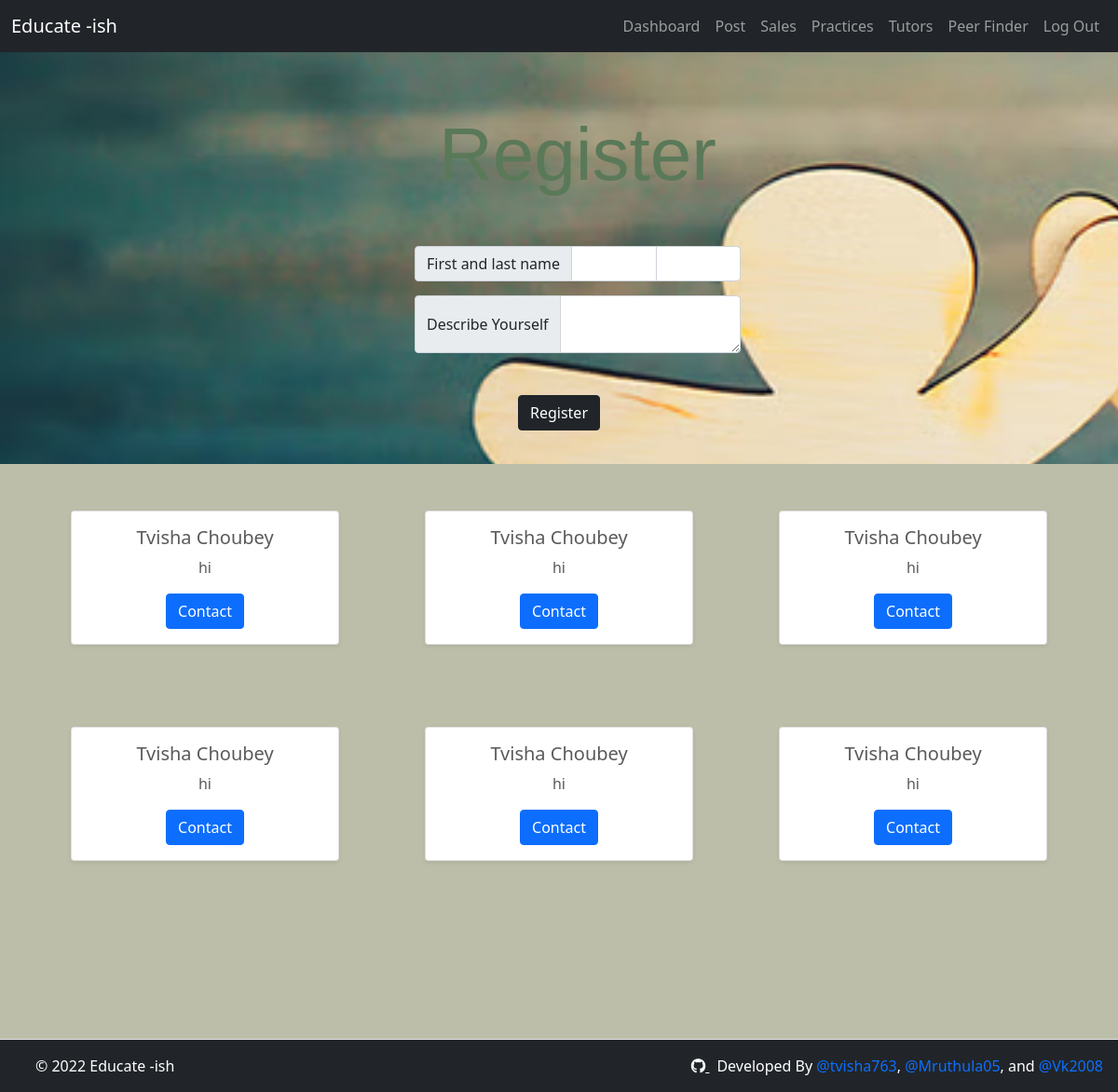
/studyGuide/peerFinder (signed in), run on the app's committed database.
### studyApp/models.py (models this page shows, shortened)
class Friend(models.Model):
    user = models.ForeignKey(User, on_delete=models.CASCADE, related_name="peers")
    fname =  models.CharField(max_length=100, blank=True, default='')
    lname =  models.CharField(max_length=100, blank=True, default='')
    description = models.CharField(max_length=1000, blank=True)

### studyApp/views.py (the view)
# urls.py: path('peerFinder', views.peerFinder, name='peerFinder'),
def peerFinder(request):
    if not request.session.get('logged_in'):
            return redirect('login')
    if request.method == "GET":
            info = Friend.objects.all()
            context = {'details': info}
            return render(request, 'peerFinder.html', context)

### studyApp/templates/peerFinder.html (shortened to what this page needs)
{% extends 'auth/main.html' %}
{% block content %}
<div class="jumbotron-peer jumbotron-fluid">
    <center>
    <div class="container">
        <h2>Register</h2>
        <form action="{% url 'peerRegister' %}" method="get">
          <div class="input-group" style="margin-bottom: 15px;">
            <span class="input-group-text">First and last name</span>
            <input type="text" name="fname" class="form-control">
            <input type="text" name="lname" class="form-control">
          </div>
        <div class="input-group">
            <span class="input-group-text">Describe Yourself</span>
            <textarea class="form-control" name="description"></textarea>
        </div>
    </div>
    <div class="d-flex justify-content-center">
        <input style="margin: 15px;" type="submit" value="Register" class="btn btn-dark">
    </div>
      </div>
  <center>
  <div class="container">
  <div class="row">
    {% for detail in details %}
    <div class="col-lg-4 col-md-6 col-12 mb-5">
      <div class="card shadow-sm" style="width: 18rem;">
        <div class="card-body text-center">
          <h5 class="card-title">{{detail.fname}} {{detail.lname}}</h5>
          <p class="card-text">{{ detail.description }}</p>
          <form action="{% url 'peerCont' %}" method="post">
            <button class="btn btn-primary">Contact</button>
          </form>
        </div>
      </div>
    </div>
    {% endfor %}
  </div>
</div>
</center>
{% endblock %}

### studyApp/static/css/main4.css (style rules this page uses)
body { padding-top: 3rem; color: #5a5a5a; background-color: #BDBEA9; overflow:auto; padding-bottom:150px }
.card { display: inline-block; margin: 20px; }
.container { margin: 30px; }
.jumbotron-peer { height: 450px; background-image: url('../assets/peer.avif'); background-repeat: no-repeat; background-attachment: fixed; background-size: cover; color: #5a7958; padding: 20px; }
.jumbotron-peer h2 { font-size: 80px;; font-family: sans-serif; margin: 50px; }
.jumbotron-peer form { max-width: 350px; }

### data on the page
Friend: fname "Tvisha", lname "Choubey", description "hi"
Friend: fname "Tvisha", lname "Choubey", description "hi"
Friend: fname "Tvisha", lname "Choubey", description "hi"
Friend: fname "Tvisha", lname "Choubey", description "hi"
Friend: fname "Tvisha", lname "Choubey", description "hi"
Friend: fname "Tvisha", lname "Choubey", description "hi"
